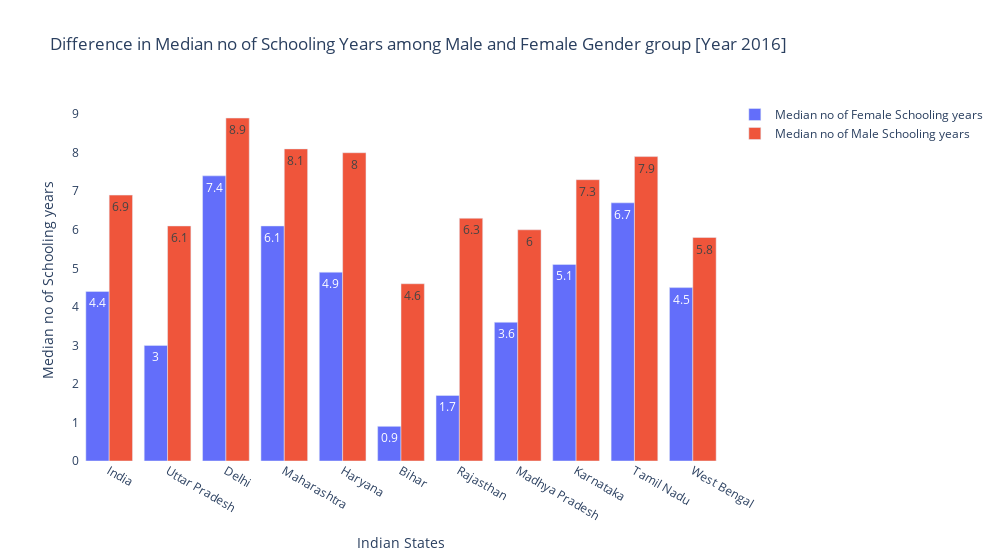

Notebook source saved alongside this figure:
### Code cell
fig = go.Figure(data = [
    go.Bar(x = df['State'], 
           y = df['Female'], 
           name = "Median no of Female Schooling years",
           #marker_color='rgb(55, 83, 109)',
           textposition='auto',
           text = df['Female']),
    
    go.Bar(x = df['State'], 
           y = df['Male'], 
           name = "Median no of Male Schooling years",
           #marker_color='rgb(26, 118, 255)',
           textposition='auto',
           text = df['Male'])
])

fig.update_layout(
    title =  'Difference in Median no of Schooling Years among Male and Female Gender group [Year 2016]',
    xaxis_title = "Indian States",
    yaxis_title = "Median no of Schooling years",
    width = 1000,
    plot_bgcolor = "white",
    legend = dict(font_size = 12)
)

fig.show()

### Figure 1 — Plotly figure (JSON) as saved in the notebook; plotly's stock layout.template omitted (floating-point values rounded to 4 significant figures)
{"data": [{"name": "Median no of Female Schooling years", "text": [4.4, 3, 7.4, 6.1, 4.9, 0.9, 1.7, 3.6, 5.1, 6.7, 4.5], "textposition": "auto", "type": "bar", "x": ["India", "Uttar Pradesh", "Delhi", "Maharashtra", "Haryana", "Bihar", "Rajasthan", "Madhya Pradesh", "Karnataka", "Tamil Nadu", "West Bengal"], "y": [4.4, 3, 7.4, 6.1, 4.9, 0.9, 1.7, 3.6, 5.1, 6.7, 4.5]}, {"name": "Median no of Male Schooling years", "text": [6.9, 6.1, 8.9, 8.1, 8, 4.6, 6.3, 6, 7.3, 7.9, 5.8], "textposition": "auto", "type": "bar", "x": ["India", "Uttar Pradesh", "Delhi", "Maharashtra", "Haryana", "Bihar", "Rajasthan", "Madhya Pradesh", "Karnataka", "Tamil Nadu", "West Bengal"], "y": [6.9, 6.1, 8.9, 8.1, 8, 4.6, 6.3, 6, 7.3, 7.9, 5.8]}], "layout": {"legend": {"font": {"size": 12}}, "plot_bgcolor": "white", "title": {"text": "Difference in Median no of Schooling Years among Male and Female Gender group [Year 2016]"}, "width": 1000, "xaxis": {"title": {"text": "Indian States"}}, "yaxis": {"title": {"text": "Median no of Schooling years"}}}}
